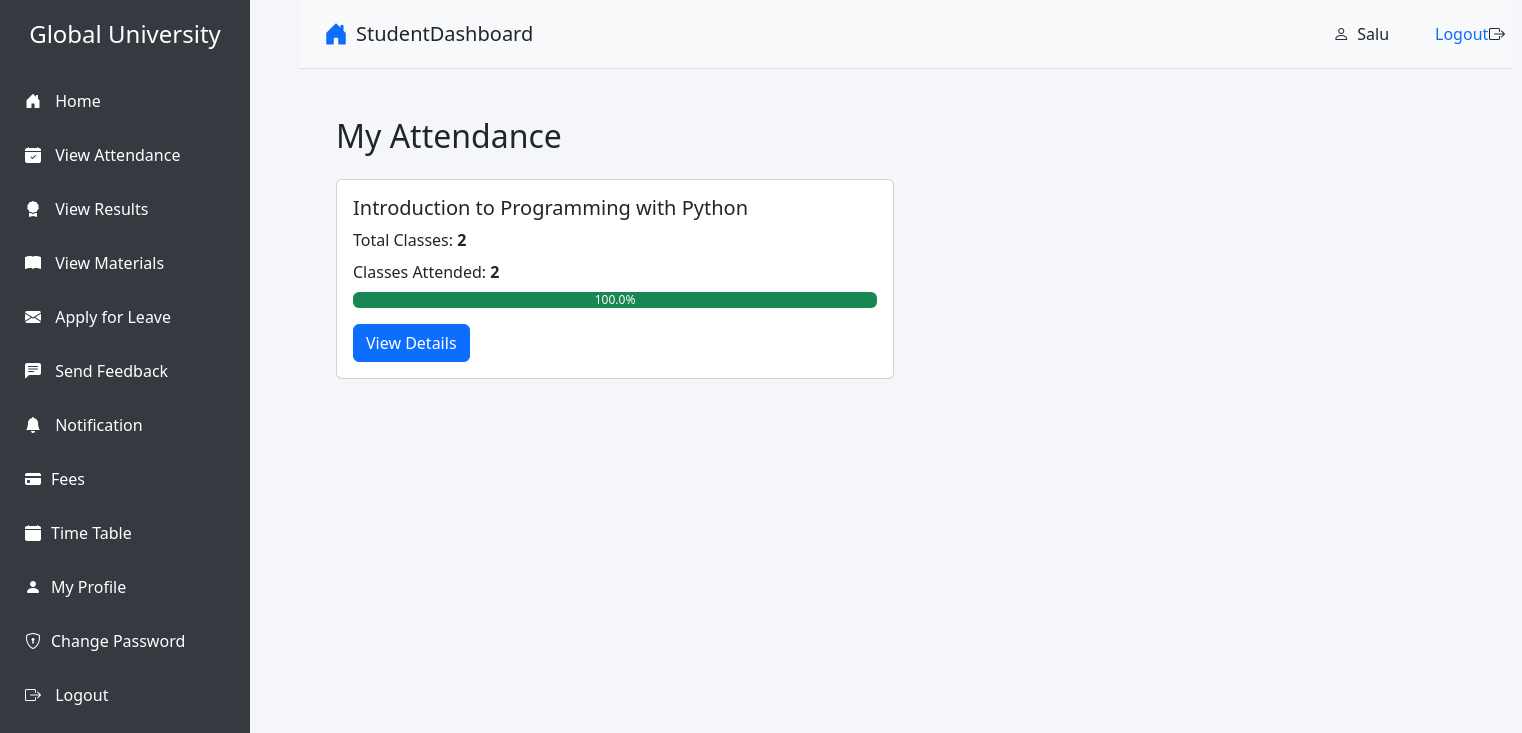
Screenshot of /student/view-attendance/ (signed in) with the database file from the repository.
### student/models.py (models this page shows, shortened)
class Subject(models.Model):
    name = models.CharField(max_length=100, unique=True)
    description = models.TextField()
    course = models.ForeignKey(Course, on_delete=models.CASCADE, default=1) #need to give defauult course
    staff= models.ForeignKey(Staff, on_delete=models.CASCADE)

### student/views.py (the view)
# urls.py: path('view-attendance/', views.view_attendance, name='view_attendance'),
@login_required
def view_attendance(request):
    student = request.user.student
    attendance_reports = AttendanceReport.objects.filter(student=student).select_related(
        'attendance__subject', 'attendance__session_year'
    ).order_by('-attendance__attendance_date')
    subjects = Subject.objects.filter(course=student.course)
    attendance_by_subject = {}
    for subject in subjects:
        subject_attendance = attendance_reports.filter(attendance__subject=subject)
        if subject_attendance.exists():
            total_classes = subject_attendance.count()
            present_count = subject_attendance.filter(status=True).count()
            attendance_percentage = (present_count / total_classes) * 100 if total_classes > 0 else 0
            attendance_by_subject[subject] = {
                'total_classes': total_classes,
                'present_count': present_count,
                'attendance_percentage': round(attendance_percentage, 2),
                'attendance_records': subject_attendance
            }
    context = {
        'attendance_by_subject': attendance_by_subject,
        'student': student
    }
    return render(request, 'student/view_attendance.html', context)

### templates/student/view_attendance.html (shortened to what this page needs)
{% extends 'student/base.html' %}
{% block content %}
<div class="container mt-4">
    <h2 class="mb-4">My Attendance</h2>
    {% if attendance_by_subject %}
        <div class="row">
            {% for subject, data in attendance_by_subject.items %}
                <div class="col-md-6 mb-4">
                    <div class="card">
                        <div class="card-body">
                            <h5 class="card-title">{{ subject.name }}</h5>
                            <div class="attendance-stats">
                                <p class="mb-2">
                                    Total Classes: <strong>{{ data.total_classes }}</strong>
                                </p>
                                <p class="mb-2">
                                    Classes Attended: <strong>{{ data.present_count }}</strong>
                                </p>
                                <div class="progress mb-3">
                                    <div class="progress-bar {% if data.attendance_percentage >= 75 %}bg-success{% elif data.attendance_percentage >= 60 %}bg-warning{% else %}bg-danger{% endif %}"
                                         role="progressbar"
                                         style="width: {{ data.attendance_percentage }}%"
                                         aria-valuenow="{{ data.attendance_percentage }}"
                                         aria-valuemin="0"
                                         aria-valuemax="100">
                                        {{ data.attendance_percentage }}%
                                    </div>
                                </div>
                            </div>
                            <a href="{% url 'student:attendance_detail' %}?subject={{ subject.id }}"
                               class="btn btn-primary">View Details</a>
                        </div>
                    </div>
                </div>
            {% endfor %}
        </div>
    {% else %}
        <div class="alert alert-info">
            No attendance records found.
        </div>
    {% endif %}
</div>
{% endblock %}

### templates/student/base.html (shortened to what this page needs)
{% load static %}
<!DOCTYPE html>
<html lang="en">
<head>
    <link rel="stylesheet" href="https://cdn.jsdelivr.net/npm/bootstrap@5.3.0/dist/css/bootstrap.min.css">
    <link href="https://cdnjs.cloudflare.com/ajax/libs/bootstrap-icons/1.10.5/font/bootstrap-icons.min.css" rel="stylesheet">
</head>
<body>
    <div class="d-flex">
        {% include "student/sidebar.html" %}
        <div class="flex-grow-1">
            <header class="d-flex justify-content-between align-items-center px-4 py-3 border-bottom">
                <div class="d-flex align-items-center">
                    <i class="bi bi-house-door-fill me-2 fs-4 text-primary"></i>
                    <h1 class="h5 mb-0">StudentDashboard</h1>
                </div>
                <div class="d-flex align-items-center">
                    <div class="d-flex align-items-center" style="margin-left:-100px;">
                        <i class="bi bi-person me-2"></i> <span class="" style="margin-right:100px;" >{{ request.user.username }}</span>
                        <i class="bi bi-box-arrow-right"></i><a href="{% url 'staff:logout' %} " style="text-decoration: none; margin-left:-70px;"> Logout</a>
                    </div>
                </div>
            </header>
            <main class="p-4">
                {% block content %}
                {% endblock content %}
            </main>
        </div>
    </div>
</body>
</html>

### templates/student/base.html (style rules this page uses)
body { font-family: 'Arial', sans-serif; }
header { background-color: #f8f9fa; gap:900px }
header h1 { font-size: 20px; }

### templates/student/sidebar.html (style rules this page uses)
body { display: flex; min-height: 100vh; background-color: #f4f6f9; }

### rows the page displays
Subject: name "Introduction to Programming with Python", total_classes "2", present_count "2", attendance_percentage "100.0"

### other values shown
{{ request.user.username }} "Salu"
